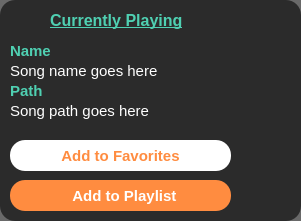
   <widget class="QFrame" name="frame_2">
    <property name="geometry">
     <rect>
      <x>10</x>
      <y>60</y>
      <width>301</width>
      <height>221</height>
     </rect>
    </property>
    <property name="styleSheet">
     <string notr="true">background-color: rgba(0, 0, 0, 150);
border-radius: 15px;</string>
    </property>
    <property name="frameShape">
     <enum>QFrame::StyledPanel</enum>
    </property>
    <property name="frameShadow">
     <enum>QFrame::Raised</enum>
    </property>
    <widget class="QLabel" name="label_3">
     <property name="geometry">
      <rect>
       <x>50</x>
       <y>10</y>
       <width>191</width>
       <height>21</height>
      </rect>
     </property>
     <property name="font">
      <font>
       <pointsize>12</pointsize>
       <weight>75</weight>
       <bold>true</bold>
       <underline>true</underline>
      </font>
     </property>
     <property name="styleSheet">
      <string notr="true">background-color: rgba(0, 0, 0,0);
color: rgb(79, 208, 178);</string>
     </property>
     <property name="text">
      <string>Currently Playing</string>
     </property>
    </widget>
    <widget class="QLabel" name="label_4">
     <property name="geometry">
      <rect>
       <x>10</x>
       <y>10</y>
       <width>31</width>
       <height>21</height>
      </rect>
     </property>
     <property name="font">
      <font>
       <pointsize>12</pointsize>
       <weight>75</weight>
       <bold>true</bold>
      </font>
     </property>
     <property name="styleSheet">
      <string notr="true">background-color: rgba(0, 0, 0,0);
color: rgb(79, 208, 178);</string>
     </property>
     <property name="text">
      <string/>
     </property>
     <property name="pixmap">
      <pixmap resource="res.qrc">:/img/utils/images/current-music.png</pixmap>
     </property>
     <property name="scaledContents">
      <bool>true</bool>
     </property>
    </widget>
    <widget class="QLabel" name="label_5">
     <property name="geometry">
      <rect>
       <x>10</x>
       <y>40</y>
       <width>141</width>
       <height>21</height>
      </rect>
     </property>
     <property name="font">
      <font>
       <pointsize>11</pointsize>
       <weight>75</weight>
       <bold>true</bold>
      </font>
     </property>
     <property name="styleSheet">
      <string notr="true">background-color: rgba(0, 0, 0,0);
color: rgb(79, 208, 178);</string>
     </property>
     <property name="text">
      <string>Name</string>
     </property>
    </widget>
    <widget class="QLabel" name="current_song_name">
     <property name="geometry">
      <rect>
       <x>10</x>
       <y>60</y>
       <width>281</width>
       <height>21</height>
      </rect>
     </property>
     <property name="font">
      <font>
       <pointsize>11</pointsize>
       <weight>50</weight>
       <bold>false</bold>
      </font>
     </property>
     <property name="styleSheet">
      <string notr="true">background-color: rgba(0, 0, 0,0);
color: rgb(255, 255, 255);</string>
     </property>
     <property name="text">
      <string>Song name goes here</string>
     </property>
    </widget>
    <widget class="QLabel" name="label_7">
     <property name="geometry">
      <rect>
       <x>10</x>
       <y>80</y>
       <width>141</width>
       <height>21</height>
      </rect>
     </property>
     <property name="font">
      <font>
       <pointsize>11</pointsize>
       <weight>75</weight>
       <bold>true</bold>
      </font>
     </property>
     <property name="styleSheet">
      <string notr="true">background-color: rgba(0, 0, 0,0);
color: rgb(79, 208, 178);</string>
     </property>
     <property name="text">
      <string>Path</string>
     </property>
    </widget>
    <widget class="QLabel" name="current_song_path">
     <property name="geometry">
      <rect>
       <x>10</x>
       <y>100</y>
       <width>281</width>
       <height>21</height>
      </rect>
     </property>
     <property name="font">
      <font>
       <pointsize>11</pointsize>
       <weight>50</weight>
       <bold>false</bold>
      </font>
     </property>
     <property name="styleSheet">
      <string notr="true">background-color: rgba(0, 0, 0,0);
color: rgb(255, 255, 255);</string>
     </property>
     <property name="text">
      <string>Song path goes here</string>
     </property>
    </widget>
    <widget class="QPushButton" name="add_to_fav_btn">
     <property name="geometry">
      <rect>
       <x>10</x>
       <y>140</y>
       <width>221</width>
       <height>31</height>
      </rect>
     </property>
     <property name="font">
      <font>
       <pointsize>11</pointsize>
       <weight>75</weight>
       <bold>true</bold>
      </font>
     </property>
     <property name="cursor">
      <cursorShape>PointingHandCursor</cursorShape>
     </property>
     <property name="styleSheet">
      <string notr="true">background-color: rgb(255, 255, 255);
color: rgb(255, 140, 64);</string>
     </property>
     <property name="text">
      <string>Add to Favorites</string>
     </property>
     <property name="icon">
      <iconset resource="res.qrc">
       <normaloff>:/img/utils/images/like.png</normaloff>:/img/utils/images/like.png</iconset>
     </property>
     <property name="iconSize">
      <size>
       <width>24</width>
       <height>24</height>
      </size>
     </property>
    </widget>
    <widget class="QPushButton" name="add_to_playlist_btn">
     <property name="geometry">
      <rect>
       <x>10</x>
       <y>180</y>
       <width>221</width>
       <height>31</height>
      </rect>
     </property>
     <property name="font">
      <font>
       <pointsize>11</pointsize>
       <weight>75</weight>
       <bold>true</bold>
      </font>
     </property>
     <property name="cursor">
      <cursorShape>PointingHandCursor</cursorShape>
     </property>
     <property name="styleSheet">
      <string notr="true">background-color: rgb(255, 140, 64);
color: rgb(255, 255, 255);</string>
     </property>
     <property name="text">
      <string>  Add to Playlist</string>
     </property>
     <property name="icon">
      <iconset resource="res.qrc">
       <normaloff>:/img/utils/images/music_list.png</normaloff>:/img/utils/images/music_list.png</iconset>
     </property>
     <property name="iconSize">
      <size>
       <width>24</width>
       <height>24</height>
      </size>
     </property>
    </widget>
   </widget>
